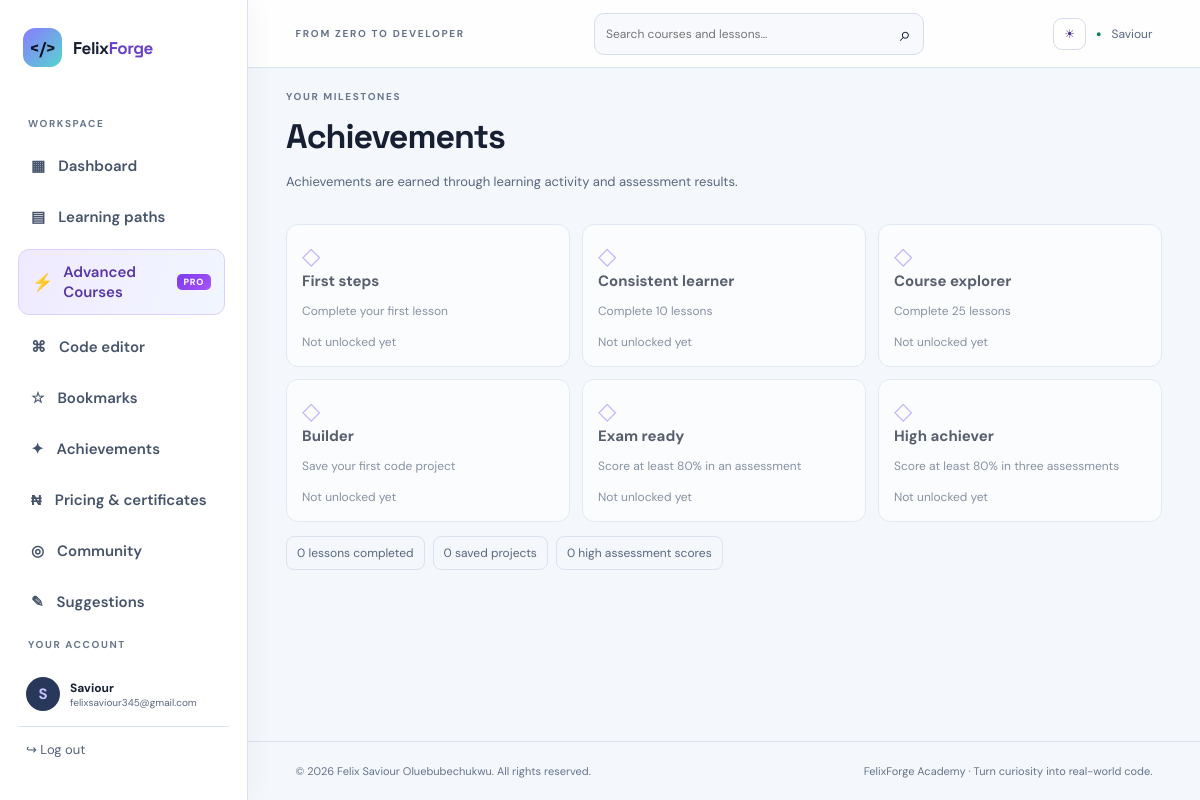
The page /achievements (signed in) on the database its author committed.
### app.py (models this page shows, shortened)
class User(UserMixin, db.Model):
    id = db.Column(db.Integer, primary_key=True)
    username = db.Column(db.String(32), unique=True, nullable=False)
    email = db.Column(db.String(254), unique=True, nullable=False)
    password_hash = db.Column(db.String(255), nullable=False)
    created_at = db.Column(db.DateTime, default=datetime.utcnow)
    projects = db.relationship('Project', backref='owner', cascade='all, delete-orphan')
    progress = db.relationship('Progress', backref='learner', cascade='all, delete-orphan')
    quiz_results = db.relationship('QuizResult', back_populates='learner', cascade='all, delete-orphan')

### app.py (the view)
@app.route('/achievements')
@login_required
def achievements():
    completed=Progress.query.filter_by(user_id=current_user.id).count(); projects=Project.query.filter_by(user_id=current_user.id).count(); attempts=QuizResult.query.filter_by(user_id=current_user.id).all()
    high_scores=sum(1 for r in attempts if r.total and r.score/r.total>=.8)
    badges=[('First steps','Complete your first lesson',completed>=1),('Consistent learner','Complete 10 lessons',completed>=10),('Course explorer','Complete 25 lessons',completed>=25),('Builder','Save your first code project',projects>=1),('Exam ready','Score at least 80% in an assessment',high_scores>=1),('High achiever','Score at least 80% in three assessments',high_scores>=3)]
    return render_template('achievements.html',badges=badges,completed=completed,projects=projects,high_scores=high_scores)

### app.py (called while the page is built)
@login_manager.user_loader
def load_user(user_id): return db.session.get(User, int(user_id))

@app.before_request
def record_daily_activity():
    if current_user.is_authenticated and request.endpoint not in {'static', 'logout'}:
        today = datetime.utcnow().date()
        activity = UserActivity.query.filter_by(user_id=current_user.id, activity_date=today).first()
        if activity is None:
            db.session.add(UserActivity(user_id=current_user.id, activity_date=today, last_seen_at=datetime.utcnow()))
        try:
            db.session.commit()
        except Exception:
            db.session.rollback()
            app.logger.exception('Could not record learner activity')

### templates/achievements.html
{% extends 'base.html' %}{% block title %}Achievements — FelixForge Academy{% endblock %}{% block content %}<div class="page-heading"><div><div class="eyebrow">YOUR MILESTONES</div><h1>Achievements</h1><p>Achievements are earned through learning activity and assessment results.</p></div></div><div class="achievement-grid">{% for name,description,earned in badges %}<div class="achievement-card {% if earned %}earned{% endif %}"><div class="achievement-icon">{% if earned %}✦{% else %}◇{% endif %}</div><b>{{ name }}</b><p>{{ description }}</p><span>{{ 'Unlocked' if earned else 'Not unlocked yet' }}</span></div>{% endfor %}</div><div class="quick-links"><span>{{ completed }} lessons completed</span><span>{{ projects }} saved projects</span><span>{{ high_scores }} high assessment scores</span></div>{% endblock %}

### templates/base.html (shortened to what this page needs)
<!doctype html>
<html lang="en">
<head>
<link rel="stylesheet" href="{{ url_for('static',filename='style.css') }}">
</head>
<body>
<div class="shell">
<aside class="sidebar">
<a class="brand" href="{{ url_for('home') }}"><span class="brand-mark">&lt;/&gt;</span><span>Felix<span class="brand-muted">Forge</span></span></a>
<div class="side-label">WORKSPACE</div>
<nav>
<a href="{{ url_for('dashboard') }}" class="nav-link {% if request.endpoint=='dashboard' %}active{% endif %}">▦ <span>Dashboard</span></a>
<a href="{{ url_for('courses') }}" class="nav-link ">▤ <span>Learning paths</span></a>
<a href="{{ url_for('advanced_courses') }}" class="nav-link advanced-nav-link {% if advanced_nav_active %}active{% endif %}"><strong class="advanced-icon">⚡</strong><span>Advanced Courses</span><span class="advanced-badge">PRO</span></a>
<a href="{{ url_for('editor') }}" class="nav-link {% if request.endpoint=='editor' %}active{% endif %}">⌘ <span>Code editor</span></a>
<a href="{{ url_for('bookmarks') }}" class="nav-link">☆ <span>Bookmarks</span></a>
<a href="{{ url_for('achievements') }}" class="nav-link">✦ <span>Achievements</span></a>
<a href="{{ url_for('monetization_plan') }}" class="nav-link {% if request.endpoint=='monetization_plan' %}active{% endif %}">₦ <span>Pricing & certificates</span></a>
<a href="{{ url_for('community') }}" class="nav-link">◎ <span>Community</span></a>
<a href="{{ url_for('suggestions') }}" class="nav-link {% if request.endpoint=='suggestions' %}active{% endif %}">✎ <span>Suggestions</span></a>
<a href="{{ url_for('portfolio') }}" class="nav-link">▣ <span>Portfolio</span></a>
</nav>
<div class="side-bottom"><div class="side-label">YOUR ACCOUNT</div>
<div class="user-mini"><div class="avatar">{{ (current_user.username[0] if current_user.is_authenticated else 'F')|upper }}</div><div><b>{{ current_user.username if current_user.is_authenticated else 'Guest learner' }}</b><small>{{ current_user.email if current_user.is_authenticated else 'Start learning today' }}</small></div></div>
{% if current_user.is_authenticated %}<form method="post" action="{{ url_for('logout') }}"><input type="hidden" name="csrf_token" value="{{ csrf_token() }}"><button class="logout-link">↪ Log out</button></form>{% else %}<a class="logout-link" href="{{ url_for('login') }}">↪ Log in</a>{% endif %}
</div>
</aside>
<main class="main">
<header class="topbar"><div class="mobile-brand">&lt;/&gt; FelixForge Academy</div><div class="crumb">FROM ZERO TO DEVELOPER</div>
<form class="global-search" action="{{ url_for('search') }}" method="get"><input name="q" type="search" placeholder="Search courses and lessons…" aria-label="Search courses and lessons"><button aria-label="Search">⌕</button></form>
<div class="top-actions"><button type="button" class="theme-toggle" id="themeToggle" aria-label="Toggle colour theme" aria-pressed="false">◐</button>
{% if current_user.is_authenticated %}<span class="online-dot">●</span><span class="top-user"><a href="{{ url_for('profile') }}">{{ current_user.username }}</a></span>{% else %}<a class="button button-small" href="{{ url_for('login') }}">Log in</a>{% endif %}</div>
</header>
<section class="page">{% block content %}{% endblock %}</section>
<footer>© {{ year }} Felix Saviour Oluebubechukwu. All rights reserved. <span>FelixForge Academy · Turn curiosity into real-world code.</span></footer>
</main></div>
</body></html>

### rows shown on the page
User: username "S", username "Saviour", email "felixsaviour345@gmail.com"

### other values the page prints
{{ name }} "First steps" "Consistent learner" "Course explorer" "Builder" "Exam ready" "High achiever"
{{ description }} "Complete your first lesson" "Complete 10 lessons" "Complete 25 lessons" "Save your first code project" "Score at least 80% in an assessment" "Score at least 80% in three assessments"
{{ 'Unlocked' if earned else 'Not unlocked yet' }} "Not unlocked yet" "Not unlocked yet" "Not unlocked yet" "Not unlocked yet" "Not unlocked yet" "Not unlocked yet"
{{ completed }} "0"
{{ projects }} "0"
{{ high_scores }} "0"
